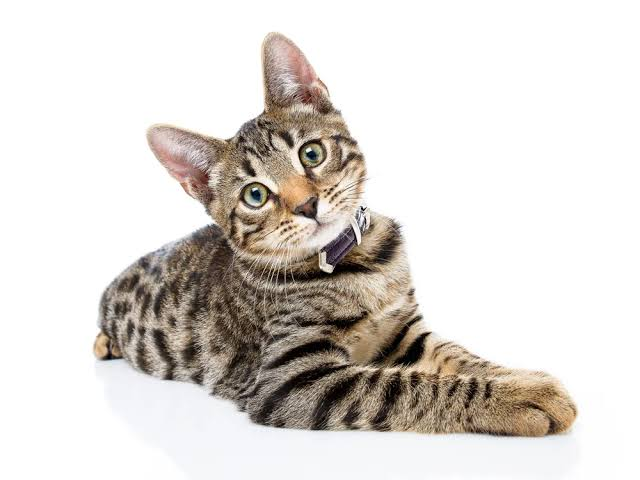
#> input picture images.jpeg, 640 x 480 px
$ jupyter execute 19_Image_compression_with_SVD.ipynb
#> lines starting #> are read from the running program, lines starting #| are printed output that depends on the picture
<a href="https://colab.research.google.com/github/as4401s/Machine-Learning-Mathematics/blob/main/19_Image_compression_with_SVD.ipynb" target="_parent"></a>

[cell 1]
from PIL import Image
import matplotlib.pyplot as plt
import numpy as np

[cell 2]
img = Image.open('images.jpeg')
#> img is the input picture: PIL image 640x480 RGB; mean R, G, B 220.4, 215.5, 211
_ = plt.imshow(img)

[cell 3]
imggray= img.convert('LA')
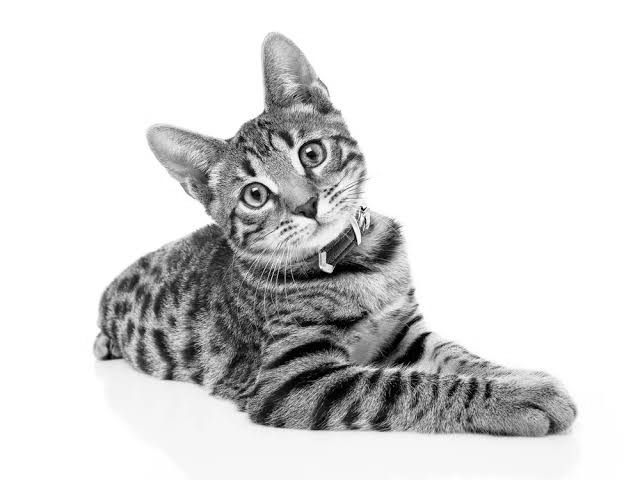
#> imggray: PIL image 640x480 LA; mean R, G, B, A 216.5, 216.5, 216.5, 255
_= plt.imshow(imggray)

### convert data to numpy matrix

[cell 4]
imgmat = np.array(list(imggray.getdata(band=0)),float)
imgmat.shape = (imggray.size[1],imggray.size[0])
imgmat = np.matrix(imgmat)
_ = plt.imshow(imgmat, cmap='gray')

[cell 5]
# calculate SVD

U, sigma, V = np.linalg.svd(imgmat)
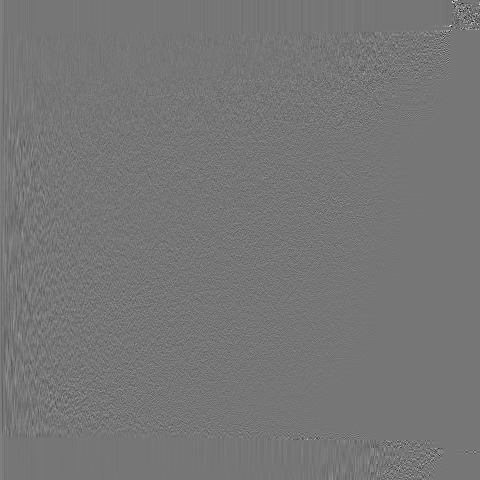
#> U: shape (480, 480) float64; min -0.752, max 0.866, mean 7.67e-05; drawn with min black and max white
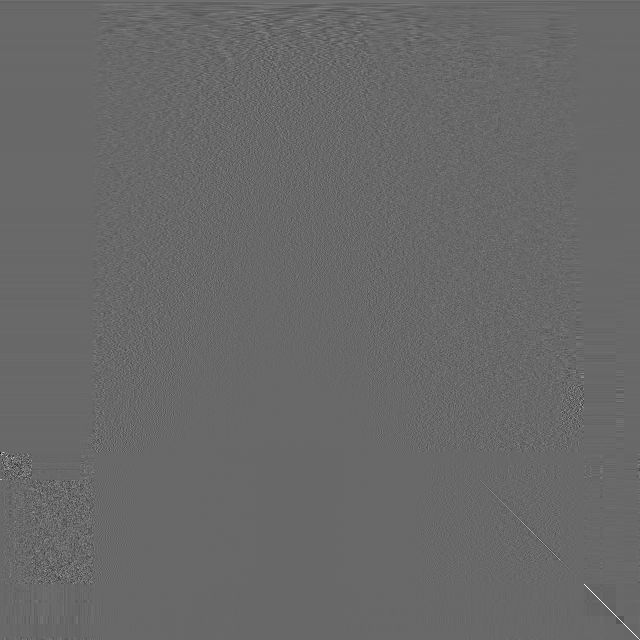
#> V: shape (640, 640) float64; min -0.691, max 0.987, mean 7.09e-05; drawn with min black and max white
#> sigma = 480 values, max 122439 at index 0, min 8.62e-12 at index 479, mean 665.1

[cell 6]
U

[cell 7]
sigma
#> Out has the same summary as sigma

[cell 8]
V

[cell 9]
reconstimg = np.matrix(U[:,:1]*np.diag(sigma[:1])*np.matrix(V[:1,:]))
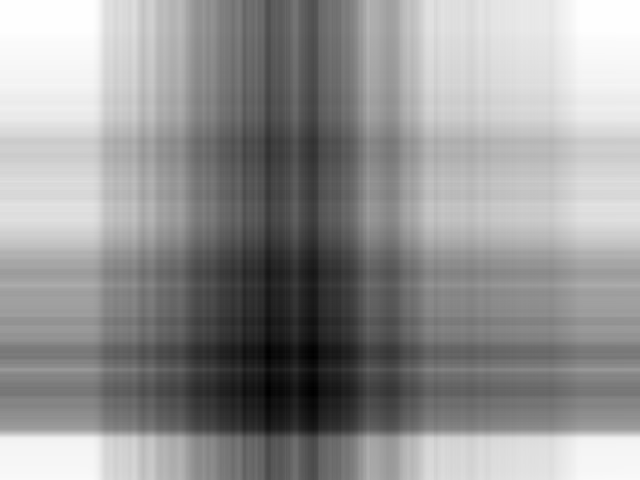
#> reconstimg: shape (480, 640) float64; min 115.9, max 289, mean 216.9; drawn with min black and max white
_ = plt.imshow(reconstimg, cmap='gray')

[cell 10]
# use multiple singular vectors
for i in [2,4,8,16,32,64]:
    reconstimg = np.matrix(U[:,:i]*np.diag(sigma[:i])*np.matrix(V[:i,:]))
    plt.imshow(reconstimg, cmap='gray')
    plt.show()
#> this loop made 6 passes
#> pass 1, `reconstimg = np.matrix(U[:,:i]*np.diag(sigma[:i])*np.matrix(V[:i,:]))`:
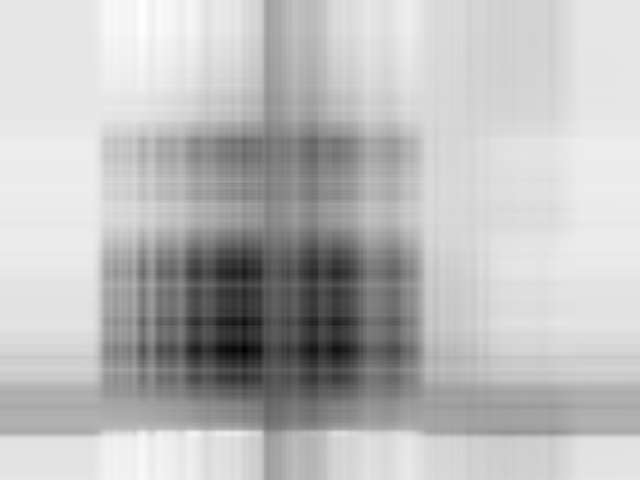
#> reconstimg: shape (480, 640) float64; min 19.27, max 287.1, mean 216.5; drawn with min black and max white
#> pass 2, `reconstimg = np.matrix(U[:,:i]*np.diag(sigma[:i])*np.matrix(V[:i,:]))`:
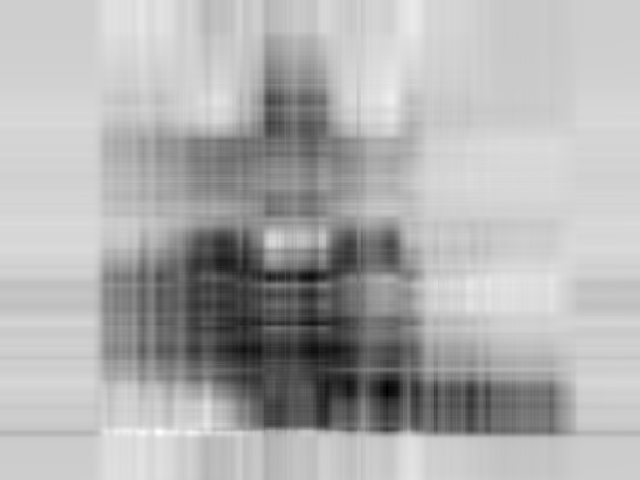
#> reconstimg: shape (480, 640) float64; min 2.92, max 312, mean 216.4; drawn with min black and max white
#> pass 3, `reconstimg = np.matrix(U[:,:i]*np.diag(sigma[:i])*np.matrix(V[:i,:]))`:
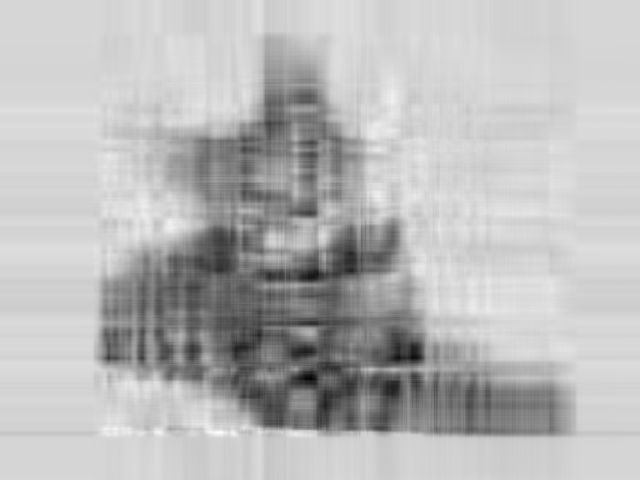
#> reconstimg: shape (480, 640) float64; min -42.8, max 313, mean 216.5; drawn with min black and max white

[cell 11]
imgmat.shape
#> Out = (480, 640)
